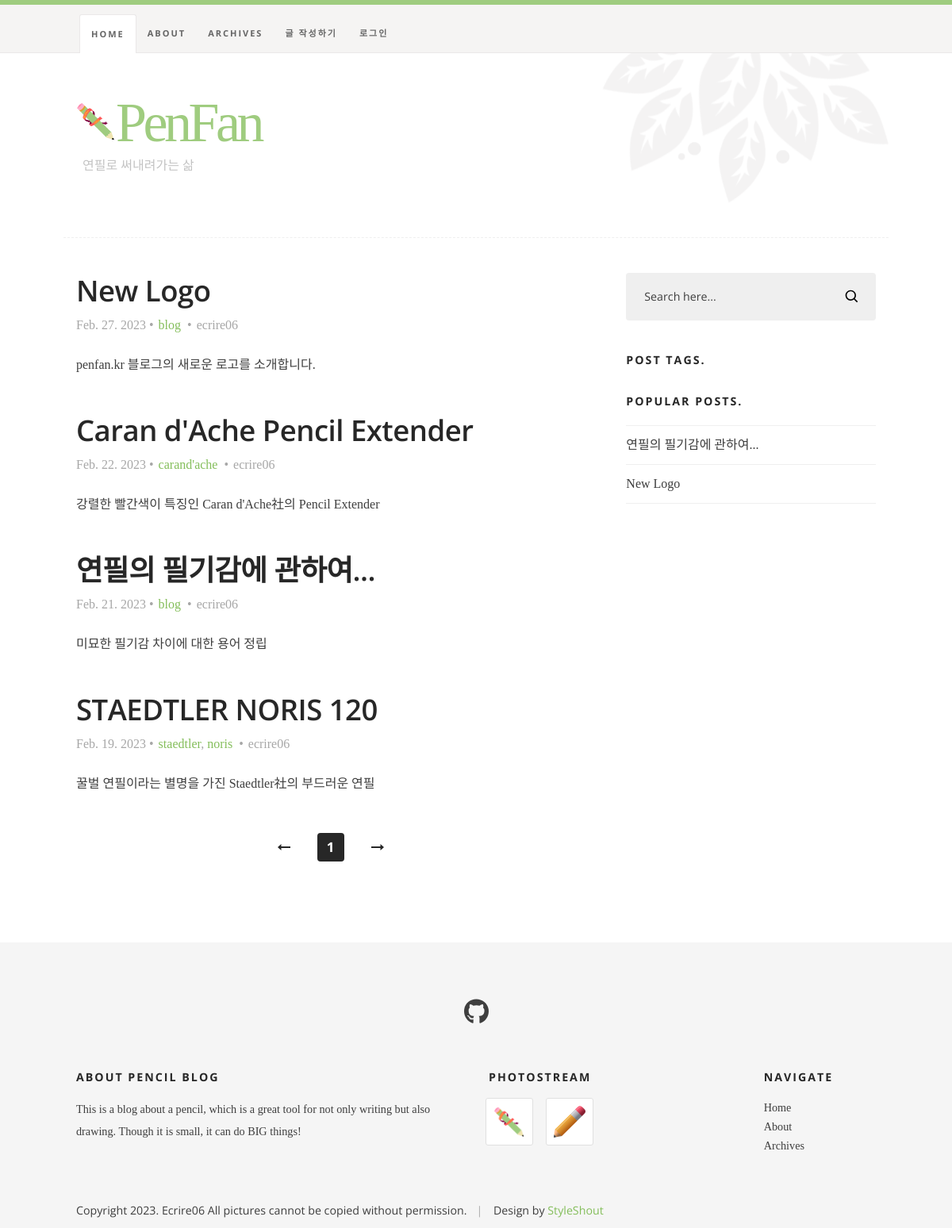
/blog/, run on an earlier commit of the app's database.
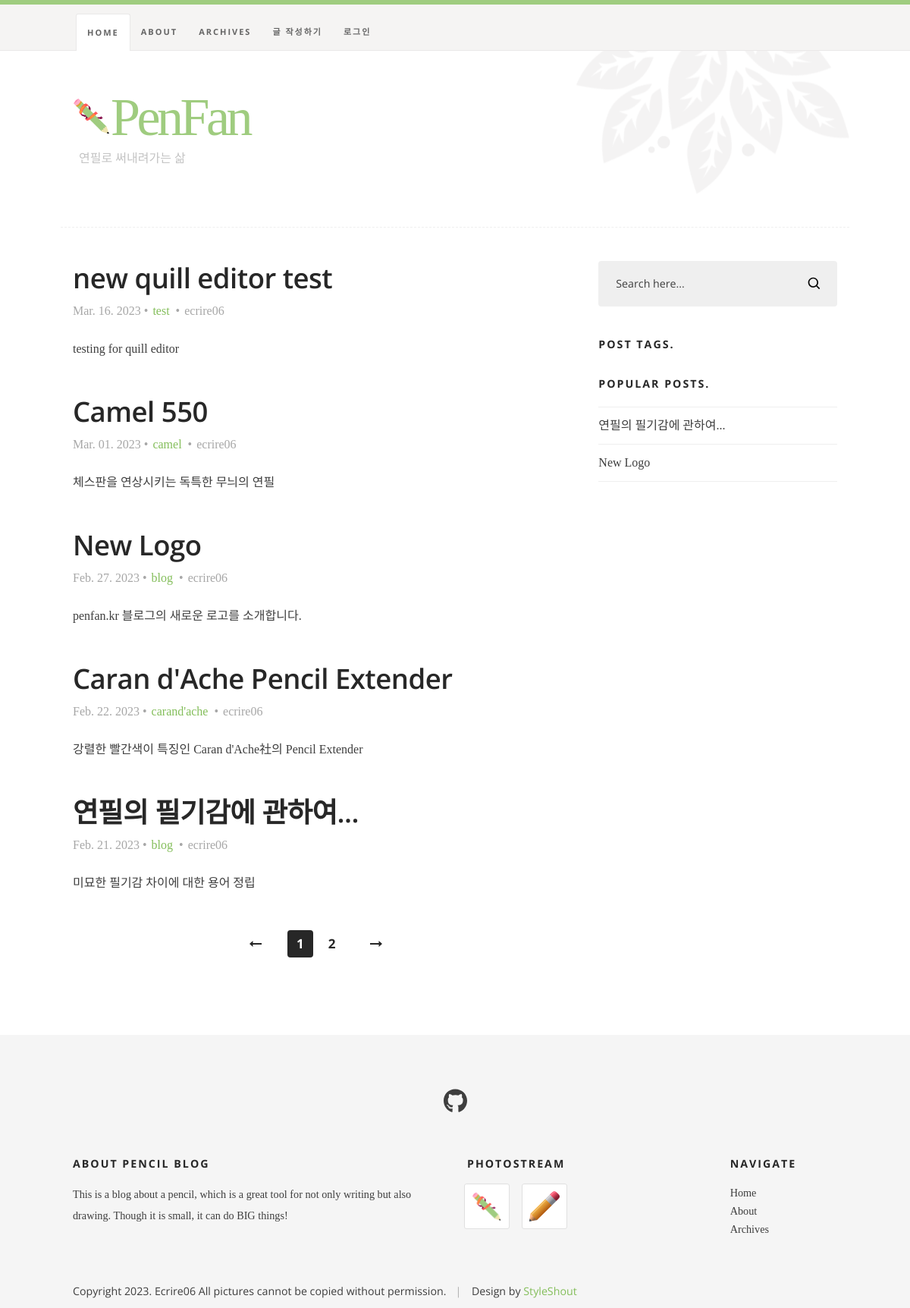
And on a later commit of the database.
### blog/models.py (models this page shows, shortened)
class Post(models.Model):
    author = models.ForeignKey(settings.AUTH_USER_MODEL,
                               on_delete=models.CASCADE)
    title = models.CharField(max_length=100)
    body_editorjs_custom = EditorJsTextField(blank=True, null=True)
    body_quill = QuillField(blank=True, null=True)
    created_date = models.DateTimeField(auto_now_add=True)
    is_published = models.BooleanField(default=False)
    tags = TaggableManager()
    image = CloudinaryField(blank=True, null=True)
    summary = models.CharField(max_length=1000, default='한줄소개')

### blog/views.py (the view)
# urls.py: path('', PostListView.as_view(), name='home'),
class PostListView(generic.ListView):
    model = Post
    context_object_name = 'post_list'
    template_name = 'home.html'
    paginate_by = 5
    def get_queryset(self):
        return Post.objects.all().order_by('-created_date')

### blog/templates/home.html (shortened to what this page needs)
{% extends 'base.html' %}
{% load static %}
{% block content %}
<body id="top">
{% include 'header.html' %}
    <div class="s-content">
        <div class="row">
            <div id="main" class="s-content__main large-8 column">
              {% for post in post_list %}
                {% if post.is_published %}
                  <article class="entry">
                    <header class="entry__header">
                        <h2 class="entry__title h1">
                            <a href="{% url 'single' post.pk %}" title="">{{ post.title }}</a>
                        </h2>
                        <div class="entry__meta">
                            <ul>
                                <li>{{ post.created_date|date:"M. d. Y" }}</li>
                                <li>
                                    {% for tag in post.tags.all %}
                                      {% if forloop.last %}
                                        <a href="{% url 'tagged-post' tag.name %}" title="" rel="category tag">{{ tag.name }}</a>
                                      {% else %}
                                        <a href="{% url 'tagged-post' tag.name %}" title="" rel="category tag">{{ tag.name }}</a>,
                                      {% endif %}
                                    {% endfor %}
                                </li>
                                <li>{{ post.author}}</li>
                            </ul>
                            {{ post.summary }}
                        </div>
                    </header>
                </article>
                {% endif %}
              {% endfor %}
                <nav class="pgn">
                    <ul>
                        {% if page_obj.has_previous %}
                            <li><a class="pgn__prev" href="?page={{ page_obj.previous_page_number }}">Prev</a></li>
                        {% else %}
                            <li><a class="pgn__prev" href="#0">Prev</a></li>
                        {% endif %}
                        {% for i in page_obj.paginator.page_range %}
                            {% if page_obj.number == i %}
                                <li><span class="pgn__num current">{{ i }}</span></li>
                            {% else %}
                                <li><a class="pgn__num" href="?page={{ i }}">{{ i }}</a></li>
                            {% endif %}
                        {% endfor %}
                        {% if page_obj.has_next %}
                          <li><a class="pgn__next" href="?page={{ page_obj.next_page_number }}">Next</a></li>
                        {% else %}
                          <li><a class="pgn__next" href="#0">Next</a></li>
                        {% endif %}
                    </ul>
                </nav>
           </div>
{% include 'sidebar.html' %}
       </div>
{% include 'footer.html' %}
</body>
{% endblock %}

### blog/templates/base.html (shortened to what this page needs)
{% load static %}
<!DOCTYPE html>
<html class="no-js" lang="en">
<head>
    <link rel="stylesheet" href="{% static 'css/base.css' %}">
    <link rel="stylesheet" href="{% static 'css/main.css' %}">
</head>
{% block content %}
{% endblock %}
</html>

### blog/templates/header.html (shortened to what this page needs)
    <header class="s-header">
        <div class="row">
            <div class="s-header__content column">
                <h1 class="s-header__logotext">
                    {% load static %}
                    <a href="/" title=""><img alt="PenFan" src="{% static 'images/penfan_logo.png' %}" style="width:50px; height:50px;">PenFan</a>
                </h1>
                <p class="s-header__tagline">연필로 써내려가는 삶</p>
            </div>
        </div>
       <nav class="s-header__nav-wrap">
           <div class="row">
                <ul class="s-header__nav">
                    <li class="current"><a href="{% url 'home' %}">Home</a></li>
                    <li><a href="{% url 'about' %}">About</a></li>
                    <li><a href="{% url 'archives' %}">Archives</a></li>
                    <li><a href="{% url 'new' %}">글 작성하기</a></li>
                    <li>
                        {% if user.is_authenticated %}
                        <a href="{% url 'logout' %}">{{ user.username }} (로그아웃)</a>
                        {% else %}
                        <a href="{% url 'login' %}">로그인</a>
                        {% endif %}
                    </li>
                </ul>
           </div>
        </nav>
    </header>

### blog/templates/sidebar.html (shortened to what this page needs)
           <div id="sidebar" class="s-content__sidebar large-4 column">
               <div class="widget widget--search">
                  <form action="{% url 'search_results' %}" method="get">
                     <input name="q" type="text" value="Search here..." onblur="if(this.value == '') { this.value = 'Search here...'; }" onfocus="if (this.value == 'Search here...') { this.value = ''; }" class="text-search">
                     <input type="submit" value="" class="submit-search">
                  </form>
               </div>
                  {% load taggit_templatetags2_tags %}
                <div class="widget widget_tags">
                  {% load taggit_templatetags2_tags %}
                    <h3 class="h6">Post Tags.</h3>
                </div
                <div class="widget widget_popular">
                    <h3 class="h6">Popular Posts.</h3>
                    <ul class="link-list">
                        <li><a href="{% url 'single' 12 %}">연필의 필기감에 관하여...</a></li>
                        <li><a href="{% url 'single' 11 %}">New Logo</a></li>
                    </ul>
                </div>
           </div>

### blog/templates/footer.html (shortened to what this page needs)
{% load static %}
    <footer class="s-footer">
        <div class="row s-footer__top">
            <div class="column">
                <ul class="s-footer__social">
                    <li><a href="https://github.com/ecrire06/pencilblog"><i class="fab fa-github" aria-hidden="true"></i></a></li>
                </ul>
            </div>
        </div>
        <div class="row s-footer__bottom">
            <div class="large-6 tab-full column s-footer__info">
                <h3 class="h6">About Pencil Blog</h3>
                <p>
                This is a blog about a pencil, which is a great tool for not only writing but also drawing. Though it is small, it can do BIG things!
                </p>
            </div>
            <div class="large-6 tab-full column">
                <div class="row">
                    <div class="large-8 tab-full column">
                        <h3 class="h6">Photostream</h3>
                        <ul class="photostream group">
                            <li><a href="{% url 'single' 11 %}"><img alt="thumbnail" src="{% static 'images/penfan_logo.png' %}"></a></li>
                            <li><a href="{% url 'single' 12 %}"><img alt="thumbnail" src="{% static 'images/pencil.png' %}"></a></li>
                        </ul>
                    </div>
                    <div class="large-4 tab-full column">
                        <h3  class="h6">Navigate</h3>
                        <ul class="s-footer__list s-footer-list--nav group">
                            <li><a href="{% url 'home' %}">Home</a></li>
                            <li><a href="{% url 'about' %}">About</a></li>
                            <li><a href="{% url 'archives' %}">Archives</a></li>
                        </ul>
                    </div>
                </div>
            </div>
            <div class="ss-copyright">
                <span>Copyright 2023. Ecrire06 All pictures cannot be copied without permission.</span>
                <span>Design by <a href="https://www.styleshout.com/">StyleShout</a></span>
            </div>
        </div>
    </footer>

### static/css/base.css (style rules this page uses)
html { line-height: 1.15; -webkit-text-size-adjust: 100%; }
body { margin: 0; }
h1 { font-size: 2em; margin: 0.67em 0; }
a { background-color: transparent; }
img { border-style: none; }
button, input, optgroup, select, textarea { font-family: inherit; font-size: 100%; line-height: 1.15; margin: 0; }
button, input { overflow: visible; }
button, [type="button"], [type="reset"], [type="submit"] { -webkit-appearance: button; }
html { font-size: 62.5%; -webkit-box-sizing: border-box; box-sizing: border-box; }
*, *::before, *::after { -webkit-box-sizing: inherit; box-sizing: inherit; }
body { font-weight: normal; line-height: 1; word-wrap: break-word; -moz-font-smoothing: grayscale; -moz-osx-font-smoothing: grayscale; -webkit-font-smoothing: antialiased; -webkit-overflow-scrolling: touch; -webkit-text-size-adjust: none; }
svg, img, video embed, iframe, object { max-width: 100%; height: auto; }
div, dl, dt, dd, ul, ol, li, h1, h2, h3, h4, h5, h6, pre, form, p, blockquote, th, td { margin: 0; padding: 0; }
p { font-size: inherit; text-rendering: optimizeLegibility; }
ol, ul { list-style: none; }
li { display: block; }
a { text-decoration: none; line-height: inherit; }
a img { border: none; }
input[type="email"], input[type="number"], input[type="search"], input[type="text"], input[type="tel"], input[type="url"], input[type="password"], textarea { -webkit-appearance: none; -moz-appearance: none; appearance: none; }
.row { width: 92%; max-width: 1040px; margin: 0 auto; display: -ms-flexbox; display: -webkit-box; display: flex; -ms-flex-flow: row wrap; -webkit-box-orient: horizontal; -webkit-box-direction: normal; flex-flow: row wrap; }
.row .row { width: auto; max-width: none; margin-left: -20px; margin-right: -20px; }
.column { -ms-flex: 1 1 0%; -webkit-box-flex: 1; flex: 1 1 0%; padding: 0 20px; }
.large-4 { -ms-flex: 0 0 33.33333%; -webkit-box-flex: 0; flex: 0 0 33.33333%; max-width: 33.33333%; }
.large-6, .large-half { -ms-flex: 0 0 50%; -webkit-box-flex: 0; flex: 0 0 50%; max-width: 50%; }
.large-8 { -ms-flex: 0 0 66.66667%; -webkit-box-flex: 0; flex: 0 0 66.66667%; max-width: 66.66667%; }
@media screen and (max-width:1200px) { .row .row { margin-left: -16px; margin-right: -16px; } }
@media screen and (max-width:1200px) { .column { padding: 0 16px; } }

What changed in the data, as far as the page shows it:
no longer on this page (row unchanged): Post: title "STAEDTLER NORIS 120", created_date "Feb. 19. 2023", author "ecrire06", summary "꿀벌 연필이라는 별명을 가진 Staedtler社의 부드러운 연필"
no longer on this page (row unchanged): Tag: name "staedtler", shown under "STAEDTLER NORIS 120"
no longer on this page (row unchanged): Tag: name "noris", shown under "STAEDTLER NORIS 120"
added Post: title "new quill editor test", created_date "Mar. 16. 2023", author "ecrire06", summary "testing for quill editor"
added Tag: name "test", shown under "new quill editor test"
added Post: title "Camel 550", created_date "Mar. 01. 2023", author "ecrire06", summary "체스판을 연상시키는 독특한 무늬의 연필"
added Tag: name "camel", shown under "Camel 550"
Also different on the page:
new list line: "2"
